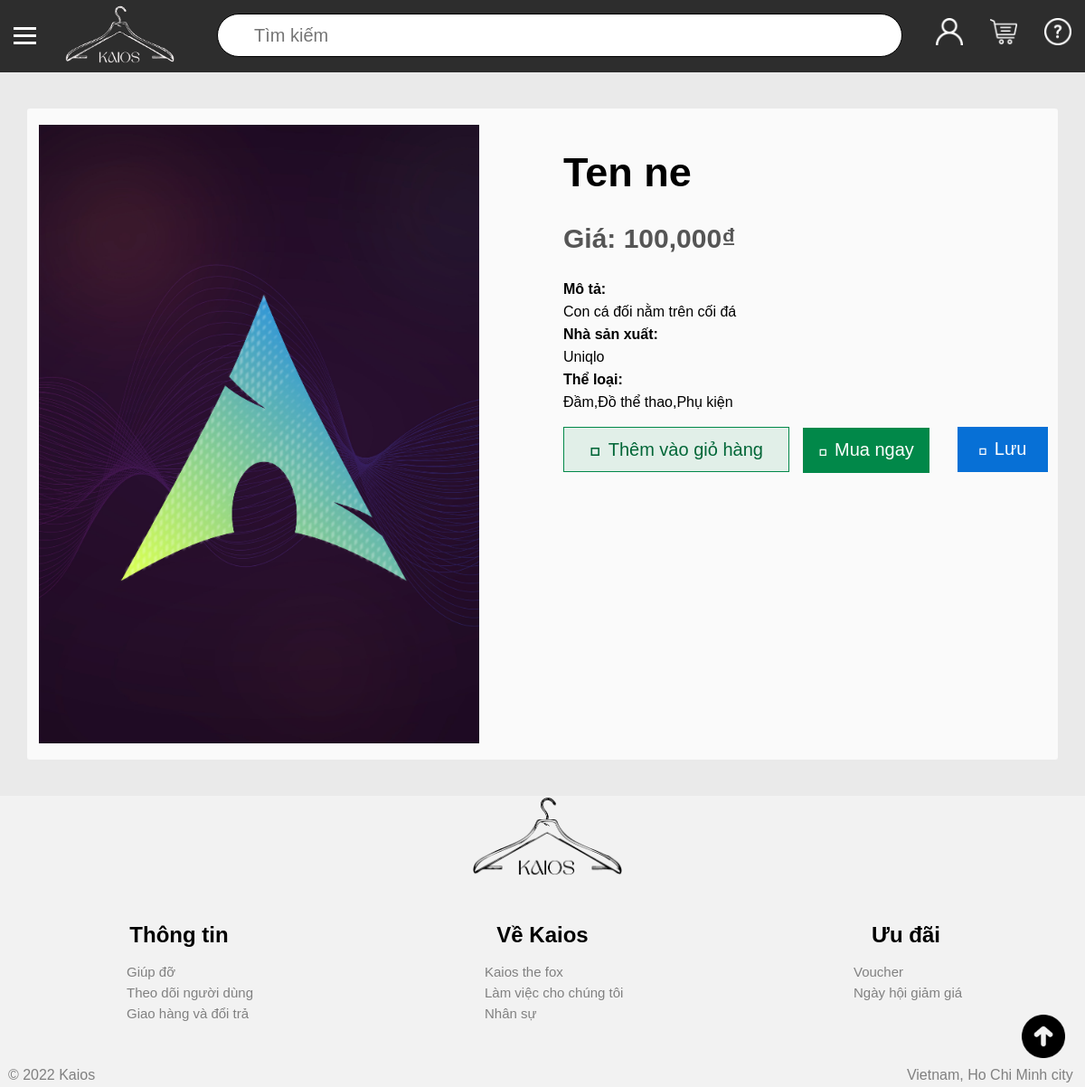
The page /show.php?id=42 on the database its author committed.
### tables this page shows
CREATE TABLE `san_pham` (
  `ma` int(11) NOT NULL,
  `ten` varchar(200) NOT NULL,
  `mo_ta` text NOT NULL,
  `anh` varchar(200) NOT NULL,
  `gia` int(11) NOT NULL,
  `ma_nha_san_xuat` int(11) NOT NULL,
  `so_luot_truy_cap` int(11) NOT NULL DEFAULT '0'
);

CREATE TABLE `nha_san_xuat` (
  `ma` int(11) NOT NULL,
  `ten` varchar(200) NOT NULL
);

### show.php (the view, shortened to what this page needs)
<!DOCTYPE html>
<html>
<head>
    <link rel="stylesheet" type="text/css" href="https://cdn.jsdelivr.net/npm/hack-font@3/build/web/hack-subset.css">
	<link rel="stylesheet" type="text/css" href="./styles.css">
</head>
<body>
	<?php
	    require './database/connect.php';
		$id = $_GET['id'];
		$sql =  "select
                    san_pham.ma as ma,
                    san_pham.ten as ten,
                    san_pham.anh as anh,
                    san_pham.gia as gia,
                    san_pham.mo_ta as mo_ta,
                    nha_san_xuat.ten as ten_nha_san_xuat,
                    group_concat(the_loai.ma) as ma_the_loai,
                    group_concat(the_loai.ten) as ten_the_loai
                from san_pham
				left join nha_san_xuat
				on san_pham.ma_nha_san_xuat = nha_san_xuat.ma
				left join the_loai_chi_tiet
                on the_loai_chi_tiet.ma_san_pham = san_pham.ma
				left join the_loai
				on the_loai_chi_tiet.ma_the_loai = the_loai.ma
                where san_pham.ma = '$id'
                limit 1";
        $return = mysqli_query($connect,$sql);
	?>
	<div id="main_div">
		<?php include './partial/header.php'; ?>
        <div id="middle_div">
        	<div id="show">
        		<div id="product_detail">
    				<?php foreach($return as $each) { ?>
    					<div id="show_left">
    					<div id="show_img" style="background-image: url(./admin/products/photos/<?php echo $each['anh'] ?>);"></div>
    			 	</div>
    				<div id="show_right">
	    				 <h1 style="font-size:45px"><?php echo $each['ten'] ?></h1>
	    				 <p name="price" style="font-weight: bold">
	    				 	Giá: <?php echo number_format($each['gia'],0, '', ',') ?>₫
	    				 </p>
	    				 <p class="need_to_bold">
	    				 	Mô tả:
	    				 </p>
                         <span>
                            <?php echo $each['mo_ta'] ?>
                         </span>
	    				 <p class="need_to_bold">
	    				 	Nhà sản xuất: 	    				 </p>
                         <span>
                            <?php echo $each['ten_nha_san_xuat'] ?>
                         </span>
					 	 <p class="need_to_bold">
					 	 	Thể loại:
					 	 </p>
                         <span>
                            <?php echo $each['ten_the_loai'] ?>
                         </span>
                         <br>
                         <br>
                         <button class="btn-add-to-cart" name="add_to_cart" data-id="<?=$each['ma']?>">
					 	 	<span style="font-family:Hack, monospace;font-size: 25px"></span> Thêm vào giỏ hàng
					 	 </button>
                         <button name="buy_now" onclick='location.href="./buy/redirect.php?id=<?php echo $each['ma'] ?>"'>
                            <span style="font-family:Hack,monospace; font-size:20px"></span>
					 	 	Mua ngay
					 	 </button>
                         <button name="save" onclick="location.href='partial/process_save.php?id=<?php echo $id ?>'">
                            <span style="font-family:Hack,monospace; font-size:20px"></span>
                            Lưu
					 	 </button>
					</div>
    				<?php } ?>
        		</div>
        	</div>
    	</div>
		<?php include './partial/footer.php';?>
	</div>
</body>
</html>

### styles.css (style rules this page uses)
html { height: 100%; }
body { margin:0; padding:0; font-family: sans-serif; background-color: #f1f1df; }
#main_div { width: 100%; height: auto; background-color: #eaeaea; position: relative; }
#middle_div { height: 83%; width: 100%; background-color: #eaeaea; float: left; }
#show { width: 100%; height: 100vh; display: flex; align-items: center; justify-content: center; }
#product_detail { width: 95%; height: 90%; background-color: #fafafa; border-radius: 3px; word-wrap: break-word; }
#show_left { width: 45%; height: 100%; float: left; border-top-left-radius: inherit; border-bottom-left-radius: inherit; display: flex; align-items: center; justify-content: center; }
#show_img { width: 95%; height: 95%; background-repeat: no-repeat; background-size: cover; background-position: center center; }
#show_right { width: 47%; height: 100%; float: left; border-top-right-radius: inherit; border-bottom-right-radius: inherit; padding-left: 80px; margin-top: 15px; }
p[name='price'] { color: #555555; font-size: 30px; }
button[name="add_to_cart"] { border: 1px solid #018849; width: 250px; height: 50px; background-color: rgba(1, 136, 73,0.1); font-size: 20px; color: #006637; cursor: pointer; }
button[name="buy_now"] { border: 0; width: 140px; height: 50px; margin-left: 2%; background-color: #018849; font-size: 20px; color: white; cursor: pointer; }
button[name="save"] { float: right; border: 0; width: 100px; height: 50px; background-color:#0770d6; font-size: 20px; color: white; cursor: pointer; }

### show.php (style rules this page uses)
.need_to_bold { font-weight: bold; margin-bottom: 7px; margin-top: 7px; }

### rows shown on the page
san_pham: anh (picture), ten "Ten ne", gia "100,000", mo_ta "Con cá đối nằm trên cối đá", ma_nha_san_xuat.ten "Uniqlo", ten_the_loai "Đầm,Đồ thể thao,Phụ kiện"
